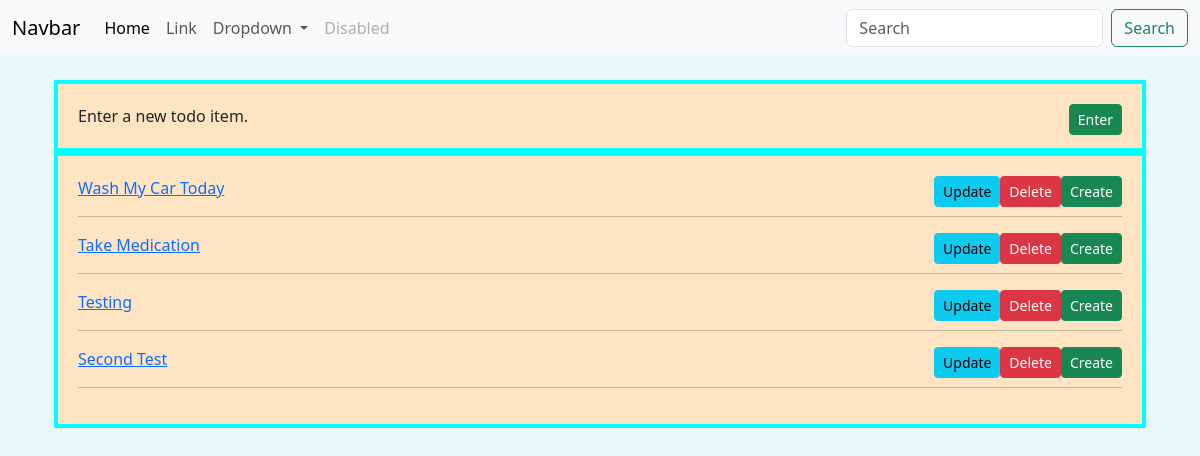
Before: / with the older database file.
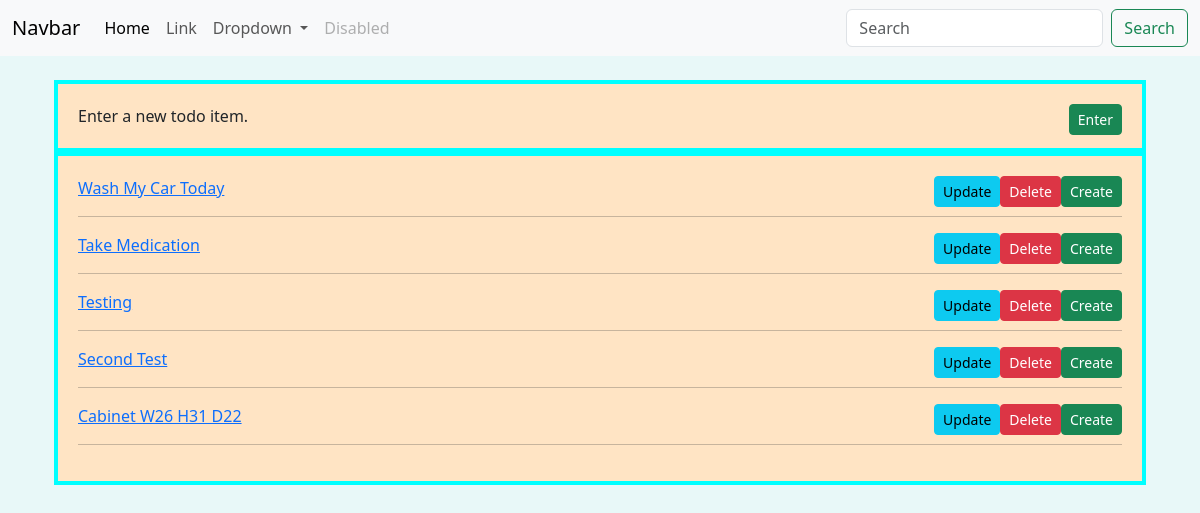
After: the same page with the newer database file.
### todo/models.py (models this page shows)
class Todo_List(models.Model):
    author=models.ForeignKey(User,  on_delete=models.CASCADE)
    new_todo=models.CharField(max_length=100)
    date_created=models.DateTimeField(auto_now_add=True)
    date_updated = models.DateTimeField(auto_now=datetime.now)
    def __str__(self):
        return self.new_todo

### todo/views.py (the view)
# urls.py: path('', views.todo_list, name='todo_list'),
def todo_list(request):
    todos = Todo_List.objects.all()
    context = {'todos': todos}
    return render(request, 'todo/todo_list.html', context)

### todo/templates/todo/todo_list.html (shortened to what this page needs)
{% extends 'base.html' %}
{% load static %}
{% block content %}
  <div class="container">
    <div class="row">
        <div class='col-sm' >
          <div class='todo_box'>
              Enter a new todo item.
              <a href="{% url 'todo_create' %}">
                   <button type='submit' class='btn btn-success btn-sm float-end'>Enter</button>
              </a>
           </div>
          <div class='todo_box'>
            {% for todo in todos %}
              <li>
                 <a href="{% url 'todo_detail' todo.id %}">{{ todo|title }}</a>
                 <a href="{% url 'todo_create' %}">
                    <button class='btn btn-success btn-sm float-end' type='submit' value="Create">Create</button>
                 </a>
                 <a href ="{% url 'todo_delete' todo.id %}">
                  <button class='btn btn-danger btn-sm float-end ml-2' type='submit' value="Delete">Delete</button>
                 </a>
                 <a href="{% url 'todo_update' todo.id %}">
                   <button class='btn btn-info btn-sm    float-end' type='submit' value="Update">Update</button>
                 </a>
                 <hr/>
              </li>
            {% endfor %}
           </div>
        </div>
    </div>
</div>
{% endblock %}

### templates/base.html (shortened to what this page needs)
<!doctype html>
{% load static %}
<html lang="en">
  <head>
    <link href="https://cdn.jsdelivr.net/npm/bootstrap@5.3.8/dist/css/bootstrap.min.css" rel="stylesheet">
    <link rel="stylesheet" href="{% static 'todo/todo.css' %}">
  </head>
  <body>
    {% include 'navbar.html' %}
    <div class="container mt-4">
      {% block content %}{% endblock %}
    </div>
  </body>
</html>

### templates/navbar.html (shortened to what this page needs)
<nav class="navbar navbar-expand-lg bg-body-tertiary">
  <div class="container-fluid">
    <a class="navbar-brand" href="#">Navbar</a>
    <div class="collapse navbar-collapse" id="navbarSupportedContent">
      <ul class="navbar-nav me-auto mb-2 mb-lg-0">
        <li class="nav-item">
          <a class="nav-link active" aria-current="page" href="#">Home</a>
        </li>
        <li class="nav-item">
          <a class="nav-link" href="#">Link</a>
        </li>
        <li class="nav-item dropdown">
          <a class="nav-link dropdown-toggle" href="#" role="button" data-bs-toggle="dropdown" aria-expanded="false">
            Dropdown
          </a>
        </li>
        <li class="nav-item">
          <a class="nav-link disabled" aria-disabled="true">Disabled</a>
        </li>
      </ul>
      <form class="d-flex" role="search">
        <input class="form-control me-2" type="search" placeholder="Search" aria-label="Search"/>
        <button class="btn btn-outline-success" type="submit">Search</button>
      </form>
    </div>
  </div>
</nav>

### todo/static/todo/todo.css (style rules this page uses)
body { background-color:rgb(232, 248, 248) ; }
.todo_box { border: 4px solid aqua; padding:20px; margin:0; background-color: bisque; }
li { list-style: none; }

Changed rows visible on the page:
added Todo_List: new_todo "Cabinet W26 H31 D22"
